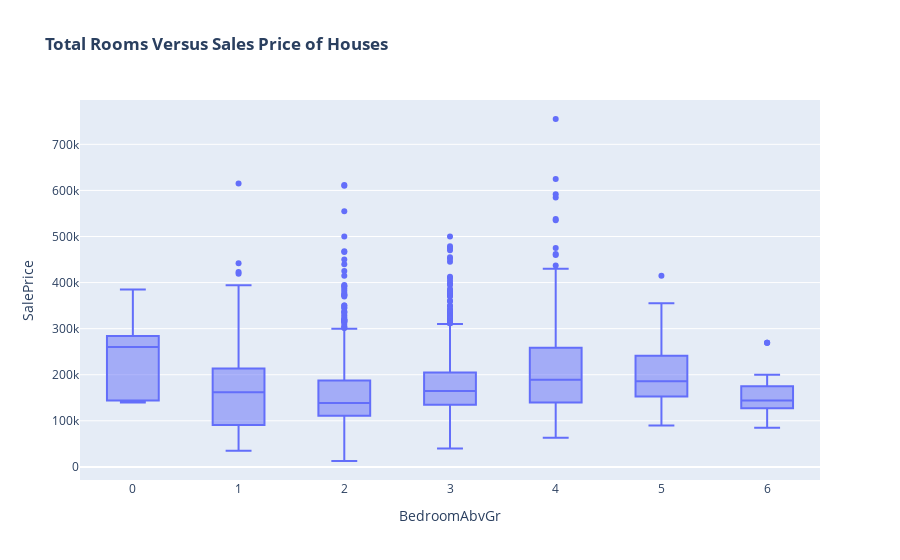

The code cell stored with this chart in its notebook:
### Markdown cell above
### Customers tend to buy house with more Heating and Central Cooling houses/units

### Code cell
px.box(housing,x='BedroomAbvGr',y='SalePrice'
       #,color='Neighborhood'
       ,
       title='<b>Total Rooms Versus Sales Price of Houses')

### Figure 1 — Plotly figure (JSON) as saved in the notebook; plotly's stock layout.template omitted (floating-point values rounded to 4 significant figures; data arrays with more than 128 entries replaced by an {"elided": "..."} marker saying what was removed)
{"data": [{"alignmentgroup": "True", "hovertemplate": "BedroomAbvGr=%{x}<br>SalePrice=%{y}<extra></extra>", "legendgroup": "", "marker": {"color": "#636efa"}, "name": "", "notched": false, "offsetgroup": "", "orientation": "v", "showlegend": false, "type": "box", "x": {"elided": "2580 int values"}, "x0": " ", "xaxis": "x", "y": {"elided": "2580 int values"}, "y0": " ", "yaxis": "y"}], "layout": {"boxmode": "group", "legend": {"tracegroupgap": 0}, "title": {"text": "<b>Total Rooms Versus Sales Price of Houses"}, "xaxis": {"anchor": "y", "domain": [0, 1], "title": {"text": "BedroomAbvGr"}}, "yaxis": {"anchor": "x", "domain": [0, 1], "title": {"text": "SalePrice"}}}}
